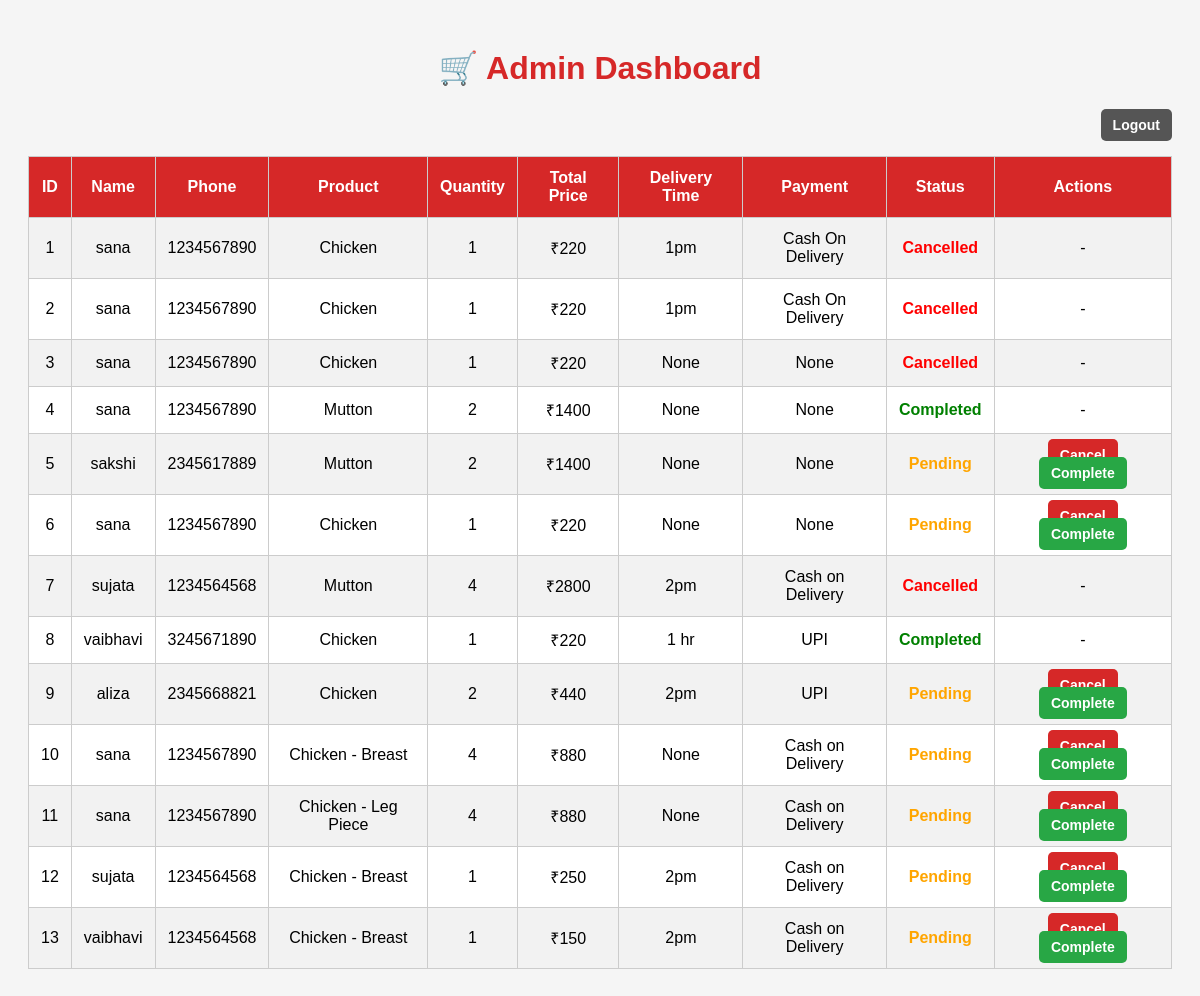
Before: /admin (signed in) with the older database file.
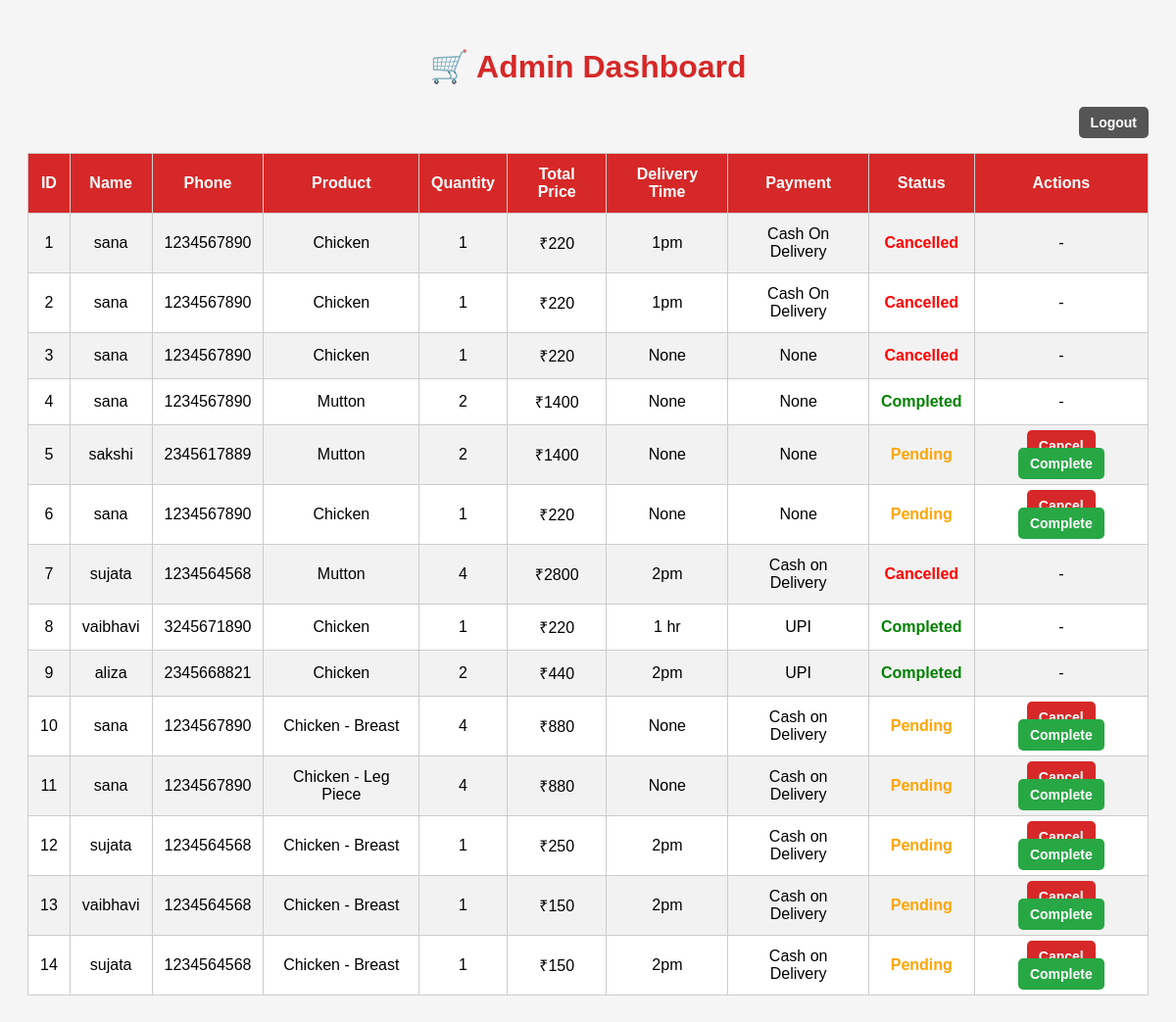
After: the same page with the newer database file.
### tables this page shows
CREATE TABLE orders (
        id INTEGER PRIMARY KEY AUTOINCREMENT,
        name TEXT,
        phone TEXT,
        product TEXT,
        quantity TEXT,
        address TEXT,
        payment TEXT,
        delivery_time TEXT
    , total_price INTEGER DEFAULT 0, order_date TEXT, status TEXT DEFAULT 'Pending');

### app.py (the view)
@app.route("/admin")
def admin():
    if not session.get("admin"):
        return redirect("/login")
    conn = sqlite3.connect("database.db")
    cursor = conn.cursor()
    cursor.execute("SELECT * FROM orders")
    orders = cursor.fetchall()
    conn.close()
    return render_template("admin.html", orders=orders)

### templates/admin.html (shortened to what this page needs)
<!DOCTYPE html>
<html>
<head>
</head>
<body>
    <h1>🛒 Admin Dashboard</h1>
    <div class="top-bar">
        <a href="/logout" class="btn btn-logout">Logout</a>
    </div>
    <table>
        <tr>
            <th>ID</th>
            <th>Name</th>
            <th>Phone</th>
            <th>Product</th>
            <th>Quantity</th>
            <th>Total Price</th>
            <th>Delivery Time</th>
            <th>Payment</th>
            <th>Status</th>
            <th>Actions</th>
        </tr>
        {% for order in orders %}
        <tr>
            <td>{{ order[0] }}</td>
            <td>{{ order[1] }}</td>
            <td>{{ order[2] }}</td>
            <td>{{ order[3] }}</td>
            <td>{{ order[4] }}</td>
            <td>₹{{ order[8] }}</td>
            <td>{{ order[7] }}</td>
            <td>{{ order[6] }}</td>
            <td>
                {% if order[10] == "Pending" %}
                    <span class="pending">Pending</span>
                {% elif order[10] == "Completed" %}
                    <span class="completed">Completed</span>
                {% elif order[10] == "Cancelled" %}
                    <span class="cancelled">Cancelled</span>
                {% endif %}
            </td>
            <td>
                {% if order[10] == "Pending" %}
                <a href="/cancel_order/{{ order[0] }}"
                   onclick="return confirm('Are you sure to cancel this order?')"
                   class="btn btn-cancel">
                   Cancel
                </a>
                <a href="/complete_order/{{ order[0] }}"
                   onclick="return confirm('Mark this order as completed?')"
                   class="btn btn-complete">
                   Complete
                </a>
                {% else %}
                    -
                {% endif %}
            </td>
        </tr>
        {% endfor %}
    </table>
</body>
</html>

### templates/admin.html (style rules this page uses)
body { font-family: Arial, sans-serif; background: #f5f5f5; padding: 20px; }
h1 { color: #d62828; text-align: center; }
.top-bar { display: flex; justify-content: space-between; margin-bottom: 15px; }
.btn { padding: 8px 12px; text-decoration: none; border-radius: 5px; color: white; font-weight: bold; font-size: 14px; }
.btn-cancel { background: #d62828; }
.btn-complete { background: #28a745; }
.btn-logout { background: #555; }
table { width: 100%; border-collapse: collapse; margin-top: 10px; background: #fff; }
th, td { padding: 12px; border: 1px solid #ccc; text-align: center; }
th { background: #d62828; color: #fff; }
tr:nth-child(even) { background: #f2f2f2; }
.pending { color: orange; font-weight: bold; }
.completed { color: green; font-weight: bold; }
.cancelled { color: red; font-weight: bold; }

Changed rows visible on the page:
changed orders "aliza": status "Pending Cancel Complete" → "Completed -"
added orders: id "14", name "sujata", phone "1234564568", product "Chicken - Breast", quantity "1", total_price "150", delivery_time "2pm", payment "Cash on Delivery", status "Pending"
